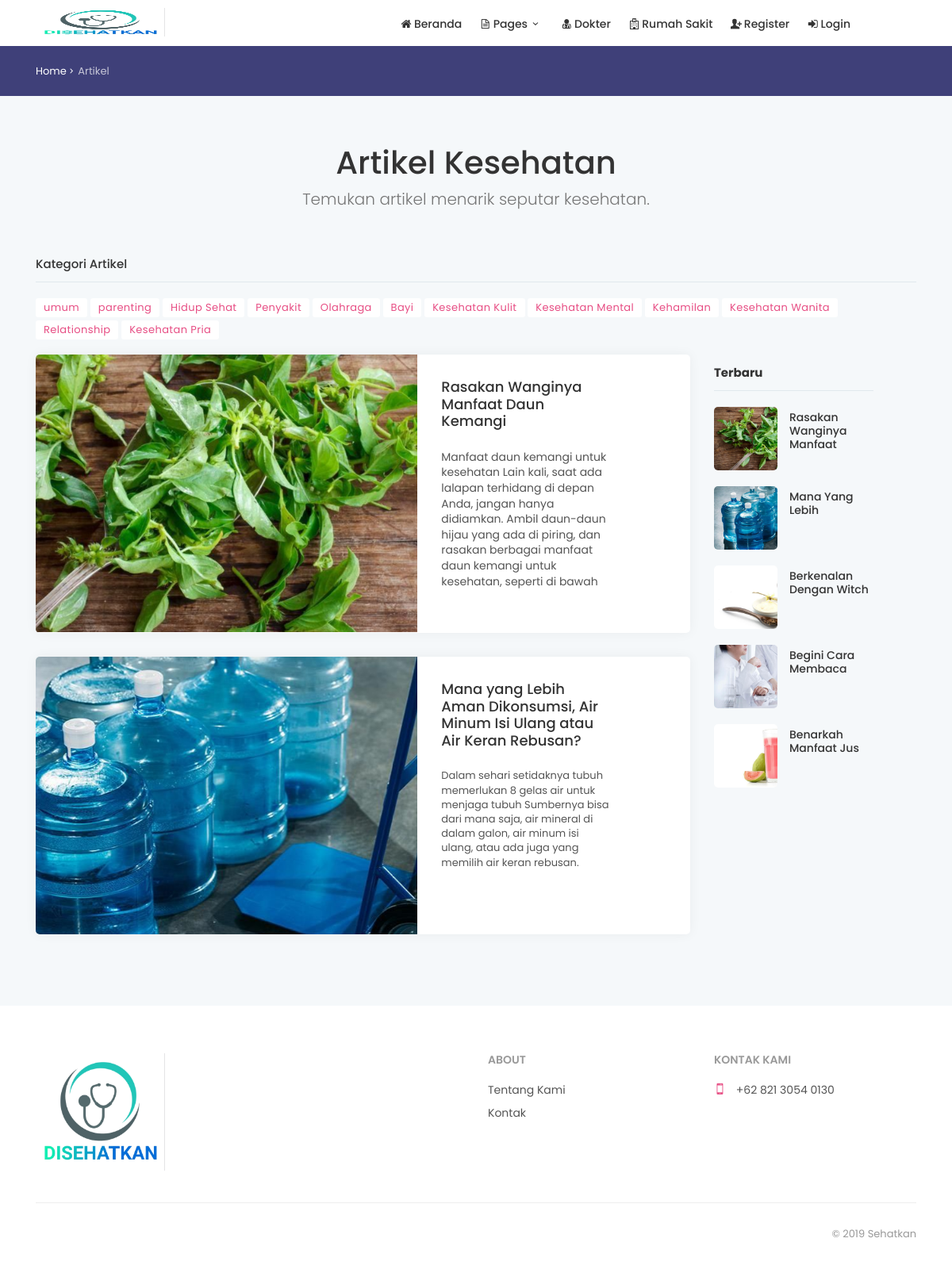
/html_menu_1/artikel-category.php?id=1, run on the app's committed database.
### tables this page shows
CREATE TABLE `kategori_artikel` (
  `id_kategori_artikel` int(11) NOT NULL,
  `nama_kategori_artikel` varchar(20) NOT NULL
);

CREATE TABLE `artikel` (
  `id_artikel` int(11) NOT NULL,
  `foto_artikel` text NOT NULL,
  `judul_artikel` text NOT NULL,
  `isi_artikel` text NOT NULL,
  `id_kategori_artikel` int(11) NOT NULL,
  `tingkat` varchar(30) NOT NULL,
  `id_dokter` int(11) DEFAULT NULL,
  `status` varchar(30) NOT NULL
);

### html_menu_1/artikel-category.php (the view, shortened to what this page needs)
<?php
	$id=$_GET['id'];
	require 'koneksi.php';
	$query=mysqli_query($koneksi,"SELECT * FROM artikel WHERE id_kategori_artikel=$id");
?>
<html lang="en">
<head>
	<link href="css/bootstrap.min.css" rel="stylesheet">
	<link href="css/style.css" rel="stylesheet">
	<link href="css/menu.css" rel="stylesheet">
	<link href="css/vendors.css" rel="stylesheet">
	<link href="css/icon_fonts/css/all_icons_min.css" rel="stylesheet">
    <link href="css/blog.css" rel="stylesheet">
	<link href="css/custom.css" rel="stylesheet">
</head>
<body>
	<?php require 'component/header.php'; ?>
	<main>
		<div id="breadcrumb">
			<div class="container">
				<ul>
					<li><a href="index.php">Home</a></li>
					<li><a href="artikel.php">Artikel</a></li>
				</ul>
			</div>
		</div>
		<div class="container margin_60">
			<div class="main_title">
				<h1>Artikel Kesehatan</h1>
				<p>Temukan artikel menarik seputar kesehatan.</p>
			</div>
			<div class="widget">
				<div class="widget-title">
					<h4>Kategori Artikel</h4>
				</div>
				<div class="tags">
					<?php
						$tipe_query=mysqli_query($koneksi,"SELECT * FROM kategori_artikel");
						while ($data=mysqli_fetch_array($tipe_query)) {						?>
							<a href="artikel-category.php?id=<?php echo $data['id_kategori_artikel'] ?>">
								<?php echo $data['nama_kategori_artikel'] ?>
							</a>
							<?php } ?>
				</div>
			</div>
			<div class="row">
				<?php if (mysqli_num_rows($query)>0) {?>
				<div class="col-lg-9">
					<?php while ($data=mysqli_fetch_array($query)) {
						$pisah=explode(" ",$data['isi_artikel']);
					?>
					<article class="blog wow fadeIn">
						<div class="row no-gutters">
							<div class="col-lg-7">
								<figure>
									<a href="artikel-post.php?id=<?php echo $data['id_artikel'] ?>"><img src="../admin_section/img/<?php echo $data['foto_artikel'] ?>" alt=""><div class="preview"><span>Read more</span></div></a>
								</figure>
							</div>
							<div class="col-lg-4">
								<div class="post_info">
									<h3><a href="artikel-post.php?id=<?php echo $data['id_artikel'] ?>"><?php echo $data['judul_artikel']; ?></a></h3>
									<p>
										<?php for($i=0; $i < 34; $i++){echo $pisah[$i]." ";};?>
									</p>
								</div>
							</div>
						</div>
					</article>
					<?php } ?>
				</div>
				<?php } ?>
				<aside class="col-md-12">
					<div class="widget">
						<div class="widget-title">
							<h4><b>Terbaru</b></h4>
							<?php $query1=mysqli_query($koneksi,"SELECT * FROM artikel ORDER BY id_artikel LIMIT 5") ?>
						</div>
						<ul class="comments-list">
							<?php while ($data1=mysqli_fetch_array($query1)) {
								$pisah1=explode(" ",$data1['judul_artikel']);
							?>
							<li>
								<div class="alignleft">
									<a href=""><img src="../admin_section/img/<?php echo $data1['foto_artikel'] ?>" alt=""></a>
								</div>
								<h3><a href="artikel-post.php?id=<?php echo $data1['id_artikel'] ?>" title=""><?php for($i=0; $i < 3; $i++){echo $pisah1[$i]." ";};?></a></h3>
							</li>
							<?php } ?>
						</ul>
					</div>
				</aside>
			</div>
		</div>
	</main>
	<?php require 'component/footer.php'; ?>
</body>
</html>

### html_menu_1/css/blog.css (style rules this page uses)
article.blog { min-height: 200px; margin-bottom: 30px; background-color: #fff; -webkit-border-radius: 5px; -moz-border-radius: 5px; -ms-border-radius: 5px; border-radius: 5px; overflow: hidden; -webkit-box-shadow: 0px 0px 15px 0px rgba(0, 0, 0, 0.05); -moz-box-shadow: 0px 0px 15px 0px rgba(0, 0, 0, 0.05); box-shadow: 0px 0px 15px 0px rgba(0, 0, 0, 0.05); }
article.blog figure { height: 350px; overflow: hidden; position: relative; margin-bottom: 0; }
article.blog figure img { -webkit-transform: translate(-50%, -50%) scale(1); -moz-transform: translate(-50%, -50%) scale(1); -ms-transform: translate(-50%, -50%) scale(1); -o-transform: translate(-50%, -50%) scale(1); transform: translate(-50%, -50%) scale(1); -moz-transition: 0.3s; -webkit-transition: all 0.3s ease; transition: all 0.3s ease; width: auto; height: 400px; position: absolute; left: 50%; top: 50%; -webkit-backface-visibility: hidden; -moz-backface-visibility: hidden; -ms-backface-visibility: hidden; -o-backface-visibility: hidden; backface-visibility: hidden; }
article.blog .post_info { padding: 30px; position: relative; box-sizing: border-box; min-height: 350px; }
article.blog .post_info h3 { font-size: 1.125rem; }
article.blog .post_info h3 a { color: #333; }
.alignleft { float: left; margin: 0 15px 10px 0; width: 80px; height: 80px; overflow: hidden; -webkit-border-radius: 5px; -moz-border-radius: 5px; -ms-border-radius: 5px; border-radius: 5px; }
.alignleft img { width: auto; height: 80px; }
.comments-list { padding: 0; list-style: none; }
.comments-list h3 { font-size: 14px; padding: 0 0 0; margin-bottom: 0; margin-top: 5px; text-transform: capitalize; letter-spacing: 0; }
.comments-list h3 a { color: #333; }
.comments-list li { margin-bottom: 10px; display: table; width: 100%; }
.comments-list li:last-child { margin-bottom: 0; }
.widget-title { padding: 15px 0; margin-bottom: 20px; border-bottom: 1px solid #e1e8ed; }
.widget-title h4 { padding: 0; margin: 0; font-weight: 500; line-height: 1; font-size: 15px; font-size: 0.9375rem; }
.widget { position: relative; display: block; margin-bottom: 15px; }
.tags a { background-color: #fff; padding: 3px 10px; font-size: 13px; margin: 0 0 4px; letter-spacing: 0.4px; -webkit-border-radius: 3px; -moz-border-radius: 3px; -ms-border-radius: 3px; border-radius: 3px; display: inline-block; }

### data on the page
kategori_artikel: nama_kategori_artikel "umum"
kategori_artikel: nama_kategori_artikel "parenting"
kategori_artikel: nama_kategori_artikel "Hidup Sehat"
kategori_artikel: nama_kategori_artikel "Penyakit"
kategori_artikel: nama_kategori_artikel "Olahraga"
kategori_artikel: nama_kategori_artikel "Bayi"
kategori_artikel: nama_kategori_artikel "Kesehatan Kulit"
kategori_artikel: nama_kategori_artikel "Kesehatan Mental"
kategori_artikel: nama_kategori_artikel "Kehamilan"
kategori_artikel: nama_kategori_artikel "Kesehatan Wanita"
kategori_artikel: nama_kategori_artikel "Relationship"
kategori_artikel: nama_kategori_artikel "Kesehatan Pria"
artikel: foto_artikel (picture), judul_artikel "Rasakan Wanginya Manfaat Daun Kemangi", i "Manfaat", i "daun", i "kemangi", i "untuk", i "kesehatan Lain", i "kali,", i "saat", i "ada", i "lalapan", i "terhidang", i "di", i "depan", i "Anda,", i "jangan", i "hanya", i "didiamkan.", i "Ambil", i "daun-daun", i "hijau", i "yang", i "piring,", i "dan", i "rasakan", i "berbagai", i "manfaat", i "kesehatan,", i "seperti", i "bawah", judul_artikel "Rasakan", judul_artikel "Wanginya", judul_artikel "Manfaat"
artikel: foto_artikel (picture), judul_artikel "Mana yang Lebih Aman Dikonsumsi, Air Minum Isi Ulang atau Air Keran Rebusan?", i "Dalam", i "sehari", i "setidaknya", i "tubuh", i "memerlukan", i "8", i "gelas", i "air", i "untuk", i "menjaga", i "Sumbernya", i "bisa", i "dari", i "mana", i "saja,", i "mineral", i "di", i "dalam", i "galon,", i "minum", i "isi", i "ulang,", i "atau", i "ada", i "juga", i "yang", i "memilih", i "keran", i "rebusan.", judul_artikel "Mana", judul_artikel "Yang", judul_artikel "Lebih"
artikel: foto_artikel (picture), judul_artikel "Berkenalan", judul_artikel "Dengan", judul_artikel "Witch"
artikel: foto_artikel (picture), judul_artikel "Begini", judul_artikel "Cara", judul_artikel "Membaca"
artikel: foto_artikel (picture), judul_artikel "Benarkah", judul_artikel "Manfaat", judul_artikel "Jus"
